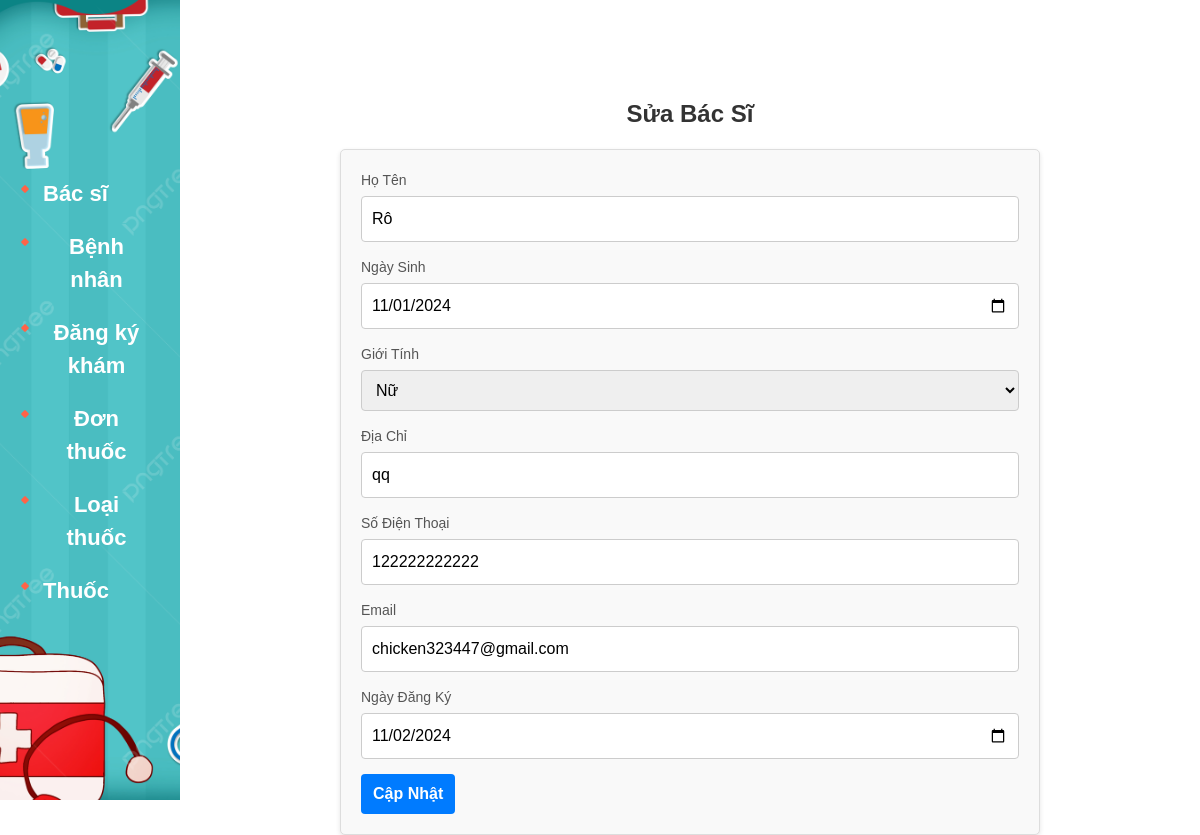
Page /index.php?act=edit_benhNhan&MaBenhNhan=3 on the committed database.
### tables this page shows
CREATE TABLE `benhnhan` (
  `MaBenhNhan` int(11) NOT NULL,
  `HoTen` varchar(255) NOT NULL,
  `NgaySinh` date DEFAULT NULL,
  `GioiTinh` enum('Nam','Nữ','Khác') NOT NULL,
  `DiaChi` varchar(255) DEFAULT NULL,
  `SoDienThoai` varchar(15) DEFAULT NULL,
  `Email` varchar(255) DEFAULT NULL,
  `NgayDangKy` date DEFAULT curdate()
);

### pdo.php (called while the page is built, shortened)
<?php
function pdo_get_connection()
{
    $dburl = "mysql:host=localhost;dbname=donthuoc;charset=utf8";
    $username = 'root';
    $password = '';
    $conn = new PDO($dburl, $username, $password);
    $conn->setAttribute(PDO::ATTR_ERRMODE, PDO::ERRMODE_EXCEPTION);
    return $conn;
}
function pdo_query_one($sql)
{
    $sql_args = array_slice(func_get_args(), 1);
    try {
        $conn = pdo_get_connection();
        $stmt = $conn->prepare($sql);
        $stmt->execute($sql_args);
        $row = $stmt->fetch(PDO::FETCH_ASSOC);
        return $row;
    } catch (PDOException $e) {
        throw $e;
    } finally {
        unset($conn);
    }
}

### model/benhnhan.php (called while the page is built, shortened)
<?php
function get_benhnhan_by_MaBenhNhan($MaBenhNhan)
{
          $sql = "SELECT * FROM benhnhan WHERE MaBenhNhan = ?";
          return pdo_query_one($sql, $MaBenhNhan);
}

### view/BenhNhan/edit_benhNhan.php (the view, shortened to what this page needs)
<div class="row__content">
          <h1 class="title">Sửa Bác Sĩ</h1>
          <form action="index.php?act=edit_benhNhan" method="post" class="form form__add">
                    <div class="form__group">
                              <label for="hoTen">Họ Tên</label>
                              <input type="text" id="hoTen" name="HoTen" class="input input--1"
                                        value="<?= $data['HoTen']; ?>">
                    </div>
                    <div class="form__group">
                              <label for="ngaySinh">Ngày Sinh</label>
                              <input type="date" id="ngaySinh" name="NgaySinh" class="input input--1"
                                        value="<?= $data['NgaySinh']; ?>">
                    </div>
                    <div class="form__group">
                              <label for="gioiTinh">Giới Tính</label>
                              <select id="gioiTinh" name="GioiTinh" class="input input--1">
                                        <option value="Nữ" <?= $data['GioiTinh'] == 'Nữ' ? 'selected' : ''; ?>>Nữ</option>
                              </select>
                    </div>
                    <div class="form__group">
                              <label for="diaChi">Địa Chỉ</label>
                              <input type="text" id="diaChi" name="DiaChi" class="input input--1"
                                        value="<?= $data['DiaChi']; ?>" placeholder="Nhập địa chỉ">
                    </div>
                    <div class="form__group">
                              <label for="soDienThoai">Số Điện Thoại</label>
                              <input type="text" id="soDienThoai" name="SoDienThoai" class="input input--1"
                                        value="<?= $data['SoDienThoai']; ?>" placeholder="Nhập số điện thoại">
                    </div>
                    <div class="form__group">
                              <label for="email">Email</label>
                              <input type="email" id="email" name="Email" class="input input--1"
                                        value="<?= $data['Email']; ?>" placeholder="Nhập email">
                    </div>
                    <div class="form__group">
                              <label for="ngayDangKy">Ngày Đăng Ký</label>
                              <input type="date" id="ngayDangKy" name="NgayDangKy" class="input input--1"
                                        value="<?= $data['NgayDangKy']; ?>">
                    </div>
                    <button type="submit" class="btn btn--primary">Cập Nhật</button>
          </form>
</div>

### asset/css/header.css (style rules this page uses)
* { margin: 0; padding: 0; box-sizing: border-box; font-family: Arial, sans-serif; position: relative; }

### asset/css/content.css (style rules this page uses)
.row__content { float: right; width: 85%; display: flex; flex-direction: column; justify-content: center; align-items: center; }
.title { font-size: 24px; font-weight: bold; margin-bottom: 20px; color: #333; margin-top: 100px; }
.form__add { width: 700px; margin: 0 auto; padding: 20px; background-color: #f9f9f9; border: 1px solid #ddd; border-radius: 5px; box-shadow: 0 2px 5px rgba(0, 0, 0, 0.1); }
.form__group { margin-bottom: 15px; }
.form__group label { display: block; margin-bottom: 5px; font-size: 14px; color: #555; }
.input--1 { width: 100%; padding: 10px; font-size: 16px; border: 1px solid #ccc; border-radius: 4px; box-sizing: border-box; outline: none; transition: border-color 0.3s ease; }
.btn { display: inline-block; padding: 10px 15px; font-size: 16px; font-weight: bold; text-align: center; text-decoration: none; border: none; border-radius: 4px; cursor: pointer; outline: none; transition: background-color 0.3s ease; }
.btn--primary { background-color: #007bff; color: #fff; }
.btn { padding: 8px 12px; border: none; border-radius: 4px; cursor: pointer; }

### rows in the picture
benhnhan: HoTen "Rô", NgaySinh "11/01/2024", GioiTinh "Nữ", DiaChi "qq", SoDienThoai "122222222222", Email "chicken323447@gmail.com", NgayDangKy "11/02/2024"
